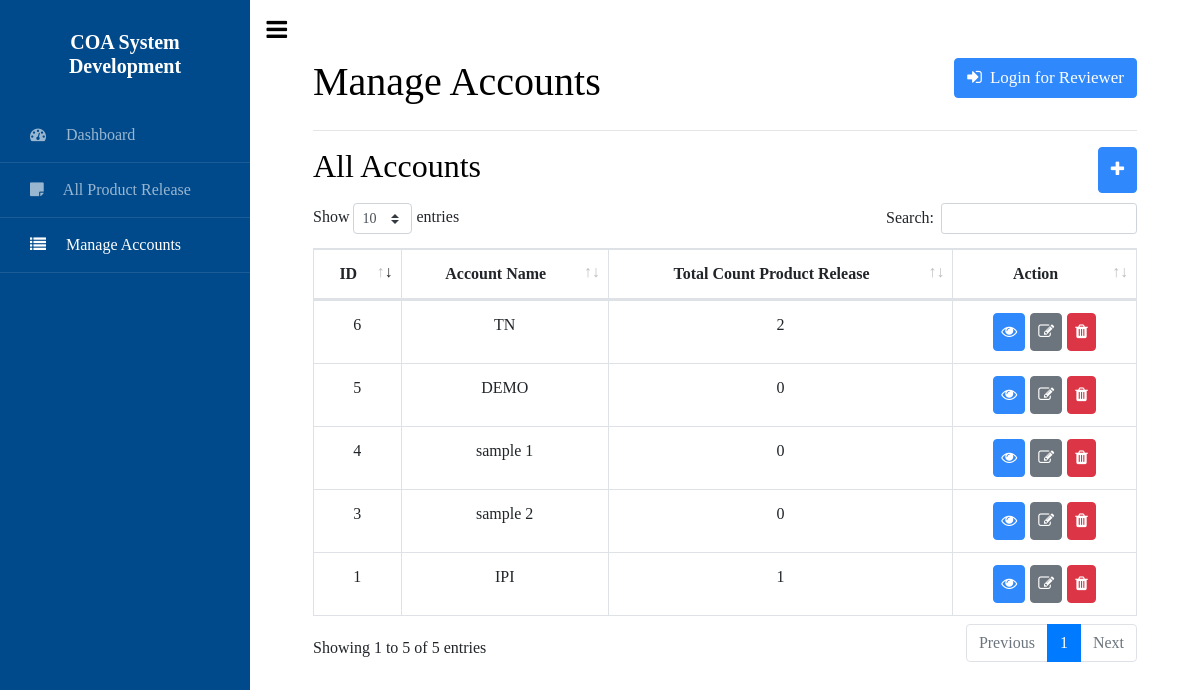
Screenshot of /manage-accounts.php with the database file from the repository.
### tables this page shows
CREATE TABLE `accounts` (
  `account_id` int(11) NOT NULL,
  `account_name` varchar(50) NOT NULL
);

### function/usercheck.php (called while the page is built, shortened)
<?php
  $usersession = 0;
 ?>

### function/accounts.php (called while the page is built, shortened)
<?php
$accountsview = $link->query("SELECT accounts.account_id,accounts.account_name,productrelease.account,COUNT(productrelease.id) FROM `accounts` LEFT JOIN `productrelease` ON accounts.account_name = productrelease.account GROUP BY accounts.account_name DESC") or die($link->error);
 ?>

### manage-accounts.php (the view, shortened to what this page needs)
<?php
include 'includes/header.php';
include 'function/usercheck.php';
include 'function/accounts.php';
?>
<body>
	<div class="wrapper d-flex align-items-stretch">
    <nav id="sidebar" style="background: #004A8B;">
      <div class="custom-menu">
        <button type="button" id="sidebarCollapse" class="btn btn-primary">
            <i class="fa fa-bars"></i>
          </button>
      </div>
      <div class="text-center">
        <h1 style="padding-top: 20px;"><a href="index.php" class="logo" style="background: #004A8B;">COA System Development</a></h1>
      </div>
      <ul class="list-unstyled components mb-5">
        <li>
          <a href="index.php"><span class="fa fa-tachometer mr-3"></span> Dashboard</a>
        </li>
        <li>
          <a href="allrelease.php?status=All"><span class="fa fa-sticky-note mr-3"></span> All Product Release</a>
        </li>
        <li class="active">
          <a href="manage-accounts.php"><span class="fa fa-list mr-3"></span> Manage Accounts</a>
        </li>
      </ul>
    </nav>
    <div id="content" class="p-4 p-md-5 pt-5">
      <div class="container">
        <div class="row" style="padding-top: 10px;">
          <div class="col-md-12 d-flex justify-content-between">
            <div><h1>Manage Accounts</h1></div>
            <div>
              <?php if ($usersession == 0) { ?>
              <a href="login.php" style="font-size: 17px;" class="btn btn-primary"><span class="fa fa-sign-in mr-2"></span>Login for Reviewer</a>
            <?php } else{ ?>
              <a href="function/logout.php" style="font-size: 17px;" class="btn btn-danger"><span class="fa fa-sign-out mr-2"></span>Logout</a>
            <?php } ?>
            </div>
          </div>
        </div>
        <hr>
        <div class="row">
          <div class="col-md-12 d-flex justify-content-between">
            <h2>All Accounts</h2>
            <button type="button" class="btn btn-primary" data-toggle="modal" data-target="#addaccount" style="font-size: 17px;">
              <span class="fa fa-plus"></span>
            </button>
          </div>
        </div>
      </div>
      <div class="container">
        <div class="row" style="padding-bottom: 20px; padding-top: 10px;">
          <div class="col-md-12">
            <div class="table-responsive fixed-table-body">
              <table id="example" class="table table-hover table-bordered">
                <thead class="text-center">
                  <th>ID</th>
                  <th>Account Name</th>
                  <th>Total Count Product Release</th>
                  <th>Action</th>
                </thead>
                <tbody class="text-center">
                  <?php for ($i = 0;$accountsviewrow = $accountsview->fetch_assoc();$i++) { ?>
                  <tr>
                    <td><?php echo $accountsviewrow['account_id']; ?></td>
                    <td><?php echo $accountsviewrow['account_name']; ?></td>
                    <td><?php echo $accountsviewrow['COUNT(productrelease.id)']; ?></td>
                    <td style="font-size: 20px;">
                      <a href="productrelease.php?account=<?php echo($accountsviewrow['account_name']) ?>&status=All" class="viewicon btn btn-primary" style="padding-left: 3px; padding-right: 3px;">
                        <i class="fa fa-eye" style="padding-left: 4px;padding-right: 4px;"></i>
                      </a>
                      <a href="#" class="editicon btn btn-secondary" data-toggle="modal" data-target="#editaccount<?php echo($i) ?>" style="padding-left: 3px; padding-right: 3px;">
                        <i class="fa fa-edit" style="padding-left: 4px;padding-right: 4px;"></i>
                      </a>
                      <a href="#" class="deleteicon btn btn-danger" data-toggle="modal" data-target="#deleteaccount<?php echo($i) ?>" style="padding-left: 3px; padding-right: 3px;">
                        <i class="fa fa-trash" style="padding-left: 4px;padding-right: 4px;"></i>
                      </a>
                    </td>
                  </tr>
                <?php } ?>
                </tbody>
              </table>
            </div>
          </div>
        </div>
      </div>
  </div>
</body>
<?php include 'includes/footer.php'; ?>

### assets/webstyle/style.css (style rules this page uses)
* { margin: 0; padding: 0; font-family: "Times New Roman"; }

### rows the page displays
accounts: account_id "6", account_name "TN", COUNT "2"
accounts: account_id "3", account_name "sample 2", COUNT "0"
accounts: account_id "4", account_name "sample 1", COUNT "0"
accounts: account_id "1", account_name "IPI", COUNT "1"
accounts: account_id "5", account_name "DEMO", COUNT "0"
